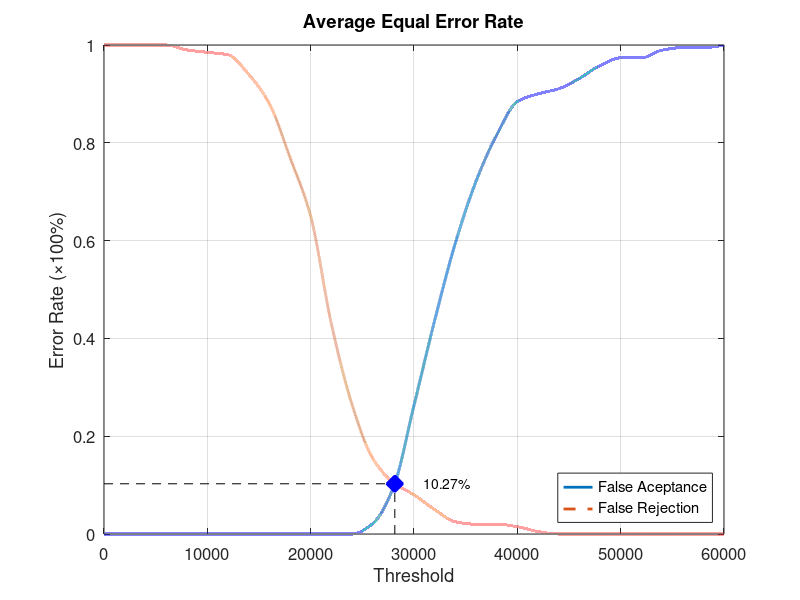
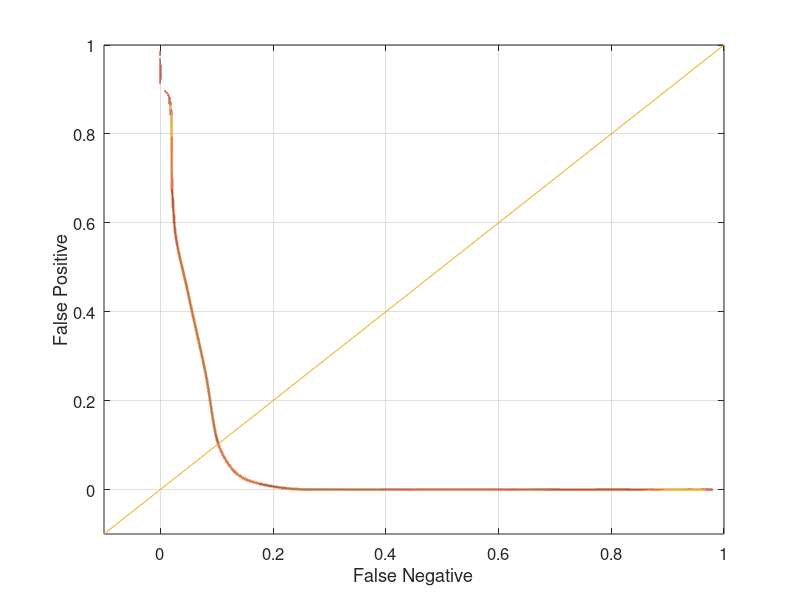

The MATLAB script that drew these images, in order:
function yEER = Database4_4
close all;
clear;
clc;
x = 0:2000:60000;
xq = 0:0.5:60000;

y0 = [0 0 0 0 0 0 0 0 0 0 0 0 0 0.0210526 0.0947368 0.263158 0.436842 0.594737 0.721053 0.815789 0.884211 0.9 0.910526 0.931579 0.957895 0.973684 0.973684 0.989474 0.994737 0.994737 1];
yy0 = interp1(x, y0, xq, 'pchip');
y1 = [1 1 1 1 0.99 0.985 0.98 0.94 0.88 0.77 0.65 0.43 0.265 0.155 0.105 0.08 0.05 0.025 0.02 0.02 0.015 0.005 0 0 0 0 0 0 0 0 0];
yy1 = interp1(x, y1, xq, 'pchip');

% Calculating EER: 
y2 = abs(y0 - y1);
find(y2 == min(y2))
yy2 = abs(yy0 - yy1);
xEER = find(yy2 == min(yy2));
xEERIndex = xq(xEER) % X-axis EER
yEER = yy0(xEER) % Y-axis EER

main = figure
plot(xq, yy0,'-','LineWidth', 2);	hold on
plot(xq, yy1,'--','LineWidth', 2);	hold on
plot([xEERIndex xEERIndex], [0 yEER], 'k--');	hold on
plot([0 xEERIndex], [yEER yEER], 'k--');	hold on
plot(xEERIndex, yEER, 'bx', 'LineWidth', 10);	hold on
text(xEERIndex + 10 * xEERIndex / 100, yEER, [num2str(round((10000 * yEER)) / 100) '%'])
legend('False Aceptance', 'False Rejection', 'Location', 'SouthEast')
xlabel('Threshold')
ylabel('Error Rate (\times100%)')
title('Average Equal Error Rate')
set(gca, 'FontSize', 12)
axis([0 60000 0 1])
grid on

print(main, 'Database4_4Main', '-dpng');
FNRxFPR = figure('Color', [1 1 1]);
plot(yy1, yy0, '-', yy1, yy0, 'LineWidth', 2);
hold on
y = -0.1:0.1:1
plot(y, y); 
set(gca, 'FontSize', 12)
xlabel('False Negative')
ylabel('False Positive')
axis([-0.1 1 -0.1 1])
set(gca, 'FontSize', 12)
grid on

print(FNRxFPR, 'Database4_4FNRxFPR','-dpng');
end
